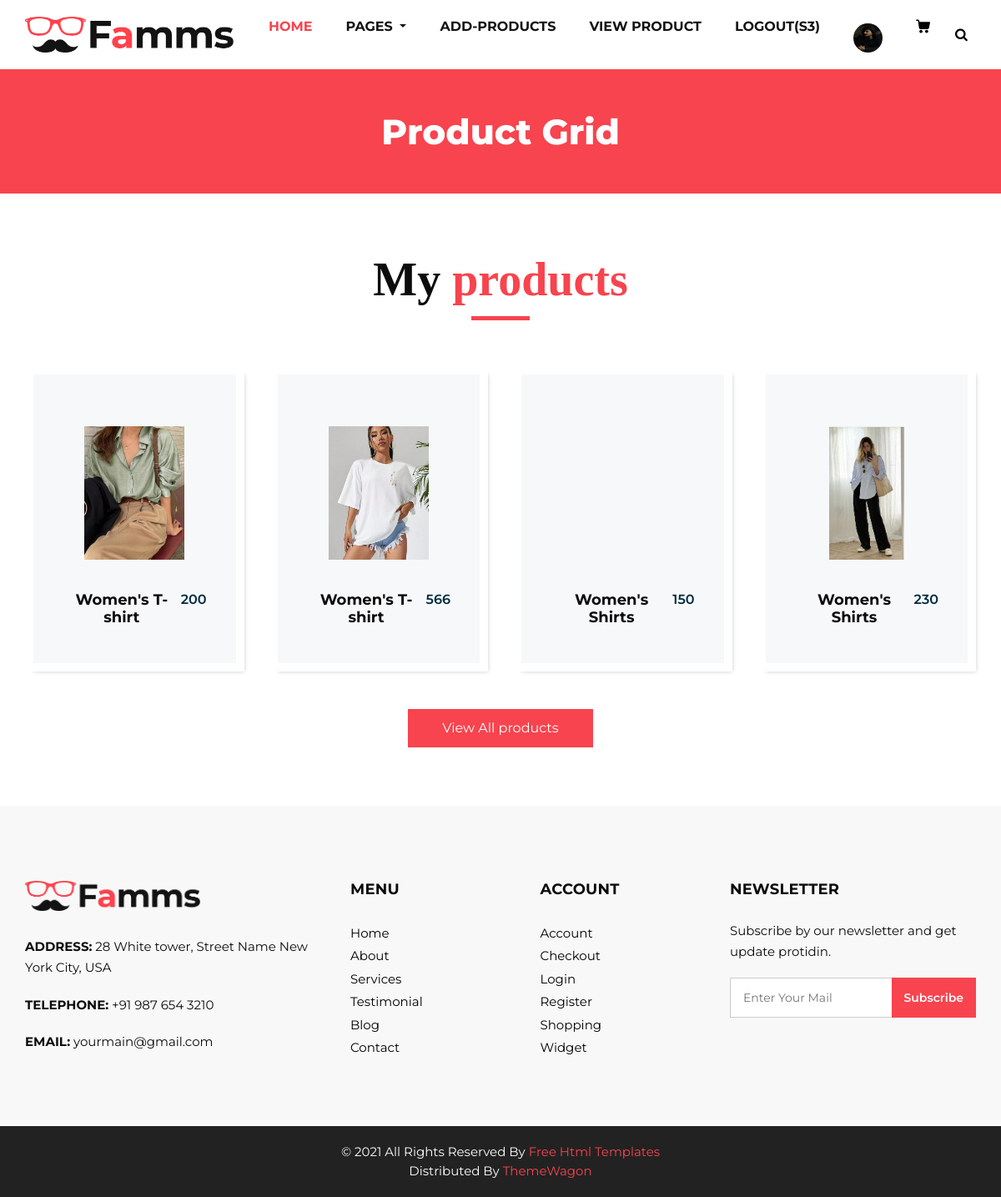
The app's page /view-product/ (signed in) with its own data.
### myapp/models.py (models this page shows, shortened)
class Product(models.Model):
    catagory=(
        ("Men","Men"),
        ("Women","Women"),
        ("Kids","Kids"),
    )
    sub_catagory=(
        ("Jeans","Jeans"),
        ("T-shirt","T-shirt"),
        ("Shirts","Shirts"),
    )
    seller=models.ForeignKey(User,on_delete=models.CASCADE)
    product_catagory=models.CharField(max_length=100,choices=catagory)
    product_sub_catagory=models.CharField(max_length=100,choices=sub_catagory)
    product_name=models.CharField(max_length=100)
    product_price=models.PositiveBigIntegerField()
    product_image=models.ImageField(upload_to="product_image/")
    product_desc=models.TextField()

### myapp/views.py (the view)
# urls.py: path('view-product/',views.view_product,name='view-product'),
def view_product(request):
    seller=User.objects.get(email=request.session['email'])
    products=Product.objects.filter(seller=seller)
    return render(request,'seller-view-product.html',{'products':products})

### myapp/templates/seller-view-product.html (shortened to what this page needs)
{% extends 'seller-header.html' %}
{% load static %}
{% block content %}
<!DOCTYPE html>
<html>
   <head>
   </head>
   <body class="sub_page">
      <section class="inner_page_head">
         <div class="container_fuild">
            <div class="row">
               <div class="col-md-12">
                  <div class="full">
                     <h3>Product Grid</h3>
                  </div>
               </div>
            </div>
         </div>
      </section>
      <section class="product_section layout_padding">
         <div class="container">
            <div class="heading_container heading_center">
               <h2>
                  My <span>products</span>
               </h2>
            </div>
            <div class="row">
               {% for i in products %}
               <div class="col-sm-6 col-md-4 col-lg-3">
                  <div class="box">
                     <div class="img-box">
                        <img src="{{i.product_image.url}}" alt="">
                     </div>
                     <div class="detail-box">
                        <h5>
                           {{i.product_catagory}}'s {{i.product_sub_catagory}}
                        </h5>
                        <h6>
                           {{i.product_price}}
                        </h6>
                     </div>
                  </div>
               </div>
               {% endfor %}
            </div>
            <div class="btn-box">
               <a href="">
               View All products
               </a>
            </div>
         </div>
      </section>
   </body>
</html>
{%endblock%}

### myapp/static/css/style.css (style rules this page uses)
* { box-sizing: border-box; }
body { font-family: 'Montserrat', sans-serif; color: #0c0c0c; background-color: #ffffff; overflow-x: hidden; }
.layout_padding { padding: 70px 0; }
h1, h2 { font-family: 'Playfair Display', serif; }
.heading_container { display: -webkit-box; display: -ms-flexbox; display: flex; -webkit-box-orient: vertical; -webkit-box-direction: normal; -ms-flex-direction: column; flex-direction: column; -webkit-box-align: start; -ms-flex-align: start; align-items: flex-start; }
.heading_container h2 { position: relative; margin-bottom: 0; font-size: 3.5rem; font-weight: bold; }
.heading_container h2::after { content: ""; display: block; width: 70px; height: 5px; background: #f7444e; margin: 10px auto 10px; }
.heading_container h2 span { color: #f7444e; }
.heading_container.heading_center { -webkit-box-align: center; -ms-flex-align: center; align-items: center; text-align: center; }
a, a:hover, a:focus { text-decoration: none; }
.product_section .heading_container { margin-bottom: 20px; }
.product_section .box { position: relative; margin-top: 25px; padding: 35px 35px; background-color: #f7f8f9; -webkit-transition: all .3s; transition: all .3s; overflow: hidden; box-shadow: 5px 5px 5px -5px rgba(0,0,0,.2); border: solid #fff 10px; }
.product_section .box .img-box { display: -webkit-box; display: -ms-flexbox; display: flex; -webkit-box-pack: center; -ms-flex-pack: center; justify-content: center; -webkit-box-align: center; -ms-flex-align: center; align-items: center; height: 215px; }
.product_section .box .img-box img { max-width: 100%; max-height: 160px; -webkit-transition: all .3s; transition: all .3s; }
.product_section .box .detail-box { text-align: center; display: -webkit-box; display: -ms-flexbox; display: flex; -webkit-box-pack: justify; -ms-flex-pack: justify; justify-content: space-between; }
.product_section .box .detail-box h5 { font-size: 18px; margin-top: 10px; }
.product_section .box .detail-box h6 { margin-top: 10px; color: #002c3e; font-weight: 600; }
.product_section .btn-box { display: -webkit-box; display: -ms-flexbox; display: flex; -webkit-box-pack: center; -ms-flex-pack: center; justify-content: center; margin-top: 45px; }
.product_section .btn-box a { display: inline-block; padding: 10px 40px; background-color: #f7444e; border: 1px solid #f7444e; color: #ffffff; border-radius: 0; -webkit-transition: all 0.3s; transition: all 0.3s; }
.detail-box h5 { font-size: 21px; font-weight: 700; }
.inner_page_head { background: #f7444e; text-align: center; color: #fff; padding-top: 50px; padding-bottom: 40px; }
.inner_page_head h3 { font-size: 42px; font-weight: 800; }

### myapp/static/css/responsive.css (style rules this page uses)
@media (min-width: 1200px) { .container { max-width: 1170px; } }

### records on screen
Product: product_image (picture), product_catagory "Women", product_sub_catagory "T-shirt", product_price "200"
Product: product_image (picture), product_catagory "Women", product_sub_catagory "T-shirt", product_price "566"
Product: product_catagory "Women", product_sub_catagory "Shirts", product_price "150"
Product: product_image (picture), product_catagory "Women", product_sub_catagory "Shirts", product_price "230"

### other values on screen
{{ request.session.fname }} "S3"
